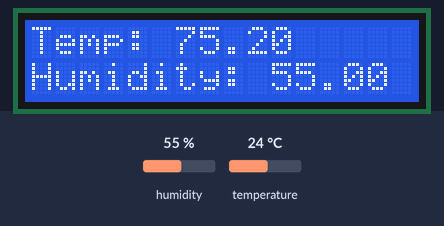
Bench run of a sketch on a simulated Arduino Uno, built with avr-gcc and run on an emulated ATmega328P. Shown: 16×2 character LCD. Wiring (inferred from the names in the program): DHT22 sensor: data pin 2. Inputs (shaded band) come from the test bench; at power-on: humidity 55 %, temperature 24 °C.

Above: at 1.2 s.
1.3 s: humidity set to 22 %
At 3.3 s:
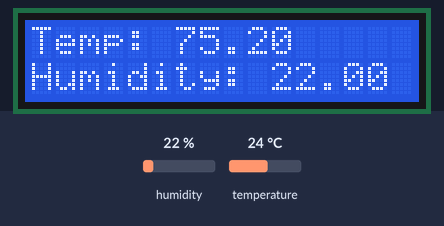
4.1 s: temperature set to 12 °C
At 5.0 s:
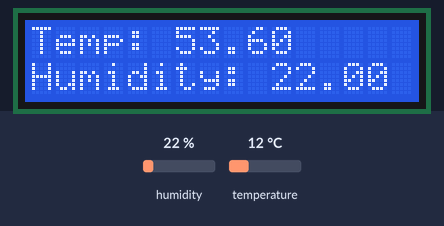
6.9 s: humidity set to 40 %
At 9.6 s:
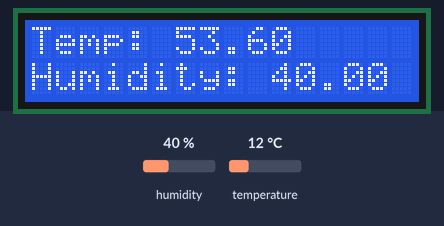
10.2 s: temperature set to 19 °C
At 11.4 s:
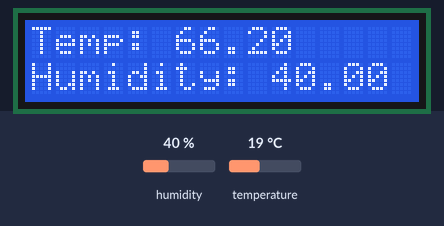
Timing chart, 0 to 13.2 s (numbered marks = the images above; inputs shaded):
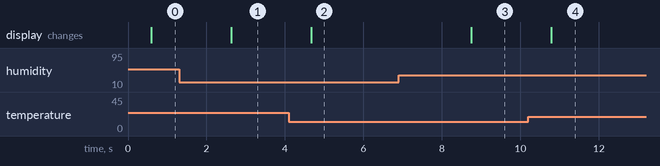

The sketch:

lcd_thermometer.ino
```cpp
#include <Wire.h>
#include <LiquidCrystal.h>
#include "DHT.h"

#define DHTPIN 2     // what pin we're connected to
#define DHTTYPE DHT22

DHT dht(DHTPIN, DHTTYPE);
LiquidCrystal lcd( 8, 9, 4, 5, 6, 7 );
String temperature;
String humidity;

void setup()
{
  lcd.begin(16, 2);
  lcd.print("Initializing...");
}

void loop()
{
    // Reading temperature or humidity takes about 250 milliseconds!
  // Sensor readings may also be up to 2 seconds 'old' (its a very slow sensor)
  float h = dht.readHumidity();
  float t = dht.readTemperature();
  lcd.clear();
  // check if returns are valid, if they are NaN (not a number) then something went wrong!
  if (isnan(t) || isnan(h)) {
    lcd.print("Initializing...");
  } else {
    t = t * 1.8 + 32;
    temperature = "Temp: ";
    temperature = temperature + t;
    humidity = "Humidity: ";
    humidity = humidity + h;
    lcd.setCursor(0,0);
    lcd.print(temperature);
    lcd.setCursor(0,1);
    lcd.print(humidity);

  }
  delay(500);
}
```

Measured:
- after the input at 1.3 s, the display: changes after 1.3 s (image 1)
- after the input at 4.1 s, the display: changes after 0.57 s (image 2)
- after the input at 6.9 s, the display: changes after 1.8 s (image 3)
- after the input at 10.2 s, the display: changes after 0.59 s (image 4)
